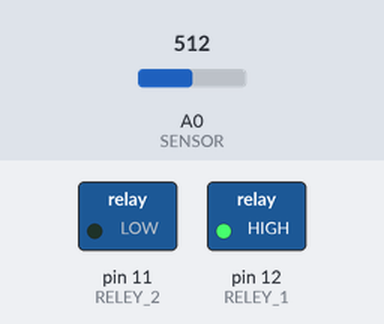
Bench run of a sketch on a simulated Arduino Uno, built with avr-gcc and run on an emulated ATmega328P. Parts: switched loads named in the sketch (green lamp = pin HIGH). The inputs (shaded band) are chosen by the test bench; at power-on: A0 (SENSOR) = 512. What the sketch prints to the serial monitor is not drawn.

Above: at 0.1 s.
Timing chart, 0 to 1.6 s (numbered marks = the images above):
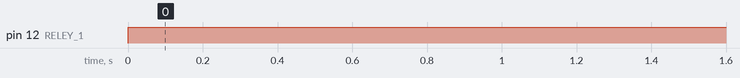

Measured:
- by itself, pin 12 (RELEY_1): LOW → HIGH at 0.00 s

The sketch:

serialPorttmpReley.ino
```cpp
#include <Adafruit_Sensor.h>
#include <DHT.h>
#include <DHT_U.h>

#define SENSOR 0
#define RELEY_1 12
#define RELEY_2 11

void setup() {
Serial.begin(9600);
pinMode(RELEY_1, OUTPUT);
pinMode(RELEY_2, OUTPUT);
}

int signalVoltage, celsiusTemp;

void loop() {

celsiusTemp= analogRead(SENSOR);
celsiusTemp=(5*signalVoltage*100)/1024;

Serial.print(celsiusTemp);

if(celsiusTemp>26)
{
  digitalWrite(RELEY_1, 0);
  }
  else
  {
      digitalWrite(RELEY_1, 1);
    }
}
```
